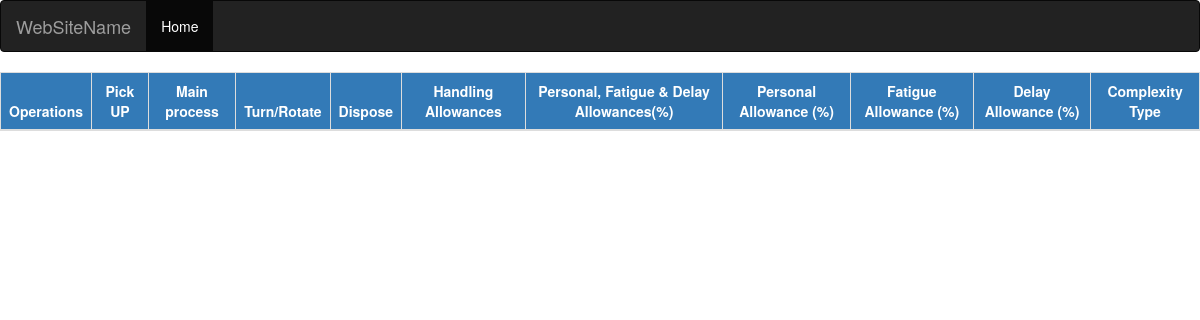
/dash_smv/, run on an earlier commit of the app's database.
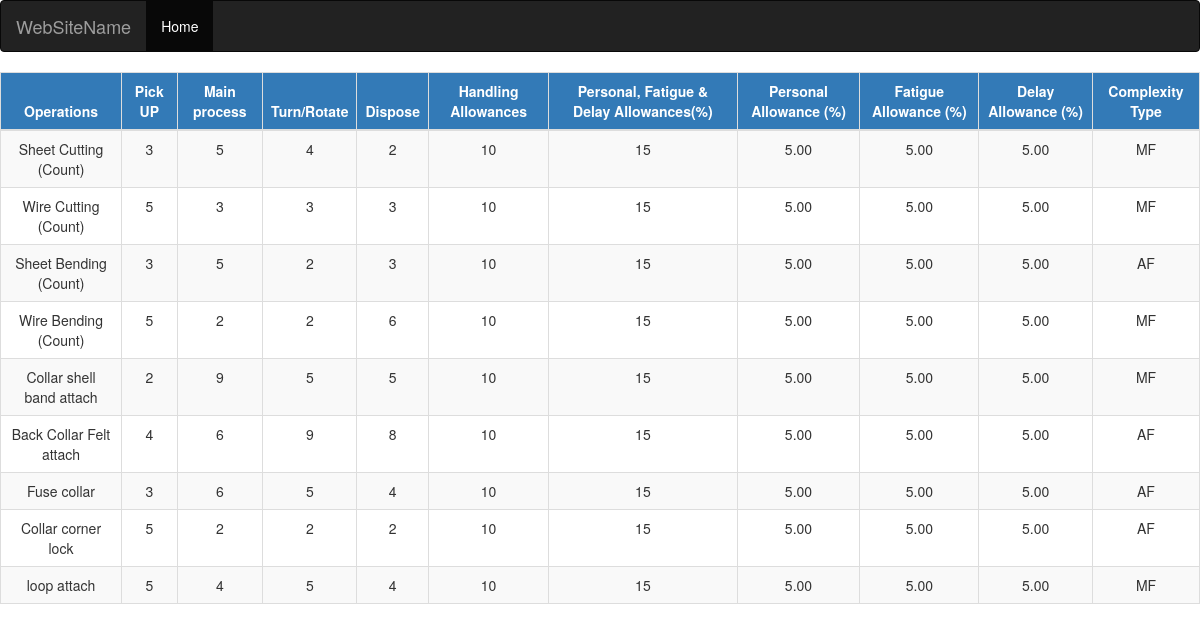
And on a later commit of the database.
### smv/models.py (models this page shows, shortened)
class SMV(models.Model):
    complexity_Factor = models.ForeignKey(Complexity_factor,on_delete=models.CASCADE,default='MF')
    complexity=models.ForeignKey(Complexity,on_delete=models.CASCADE)
    operation=models.CharField(max_length=30)
    s_P_I=models.ForeignKey(SPI,on_delete=models.CASCADE,default=12)
    stitch_Length=models.ForeignKey(Stitch_Length,on_delete=models.CASCADE,default=20)
    machine=models.CharField(max_length=25)
    automation=models.CharField(max_length=20,choices=ch,default='UBT')
    work_Aid=models.CharField(max_length=50,default='BINDER')
    pick_in_sec=models.IntegerField()
    pick_in_frequency=models.IntegerField(default=1)
    main_Process_in_sec=models.IntegerField()
    main_Process_in_frequency=models.IntegerField(default=1)
    turn_in_sec=models.IntegerField()
    turn_in_frequency=models.IntegerField(default=1)
    dispose_in_sec=models.IntegerField()
    dispose_in_frequency=models.IntegerField(default=1)
    personal_Allowance=models.DecimalField(max_digits=4,decimal_places=2,default=5)
    fatigue_Allowance=models.DecimalField(max_digits=4,decimal_places=2,default=5)
    delay_Allowance=models.DecimalField(max_digits=4,decimal_places=2,default=5)

class Complexity_factor(models.Model):
    complx_fact=models.CharField(max_length=2,choices=cho,default='MF')
    def __str__(self):
        return str(self.complx_fact)

### smv/views.py (the view)
# urls.py: path('dash_smv/',views.dashsmv,name='dash_smv'),
def dashsmv(request):
    a=SMV.objects.all()
    return render(request,'smv/dash_smv.html',{'a':a})

### smv/templates/smv/dash_smv.html
{% extends 'smv/base.html' %}
{% load mathfilters %}
{% block body %}
    <table class="table table-bordered table-striped table-hover table-responsive" >
<thead class="thead-dark">
<tr  class="btn-primary"><th style="text-align: center;">Operations</th >
    <th style="text-align: center;">Pick UP</th><th style="text-align: center;">Main process</th>
    <th style="text-align: center;">Turn/Rotate</th><th style="text-align: center;">Dispose</th>
    <th style="text-align: center;">Handling Allowances</th><th style="text-align: center;">Personal, Fatigue & Delay Allowances(%)</th>
    <th style="text-align: center;">Personal Allowance (%)</th><th style="text-align: center;">Fatigue Allowance (%)</th>
    <th style="text-align: center;"> Delay Allowance (%) </th><th style="text-align: center;">Complexity Type</th>
    </tr></thead>
   {% for m in a %}
       <tr style="text-align: center">
<td >{{ m.operation}}</td>
       <td>{{ m.pick_in_sec }}</td>
       <td>{{ m.main_Process_in_sec }}</td>
       <td>{{ m.turn_in_sec }}</td>
       <td>{{ m.dispose_in_sec }}</td>
       <td>10</td>
       <td>{{ m.personal_Allowance|add:m.fatigue_Allowance|add:m.delay_Allowance }}</td>
       <td>{{ m.personal_Allowance }}</td>
       <td>{{ m.fatigue_Allowance }}</td>
       <td>{{ m.delay_Allowance }}</td>
       <td>{{ m.complexity_Factor }}</td>
       </tr>
{% endfor %}
</table>
    <br>
    <br>
    <br>
{% endblock %}

What changed in the data, as far as the page shows it:
added SMV: operation "Sheet Cutting (Count)", pick_in_sec "3", main_Process_in_sec "5", turn_in_sec "4", dispose_in_sec "2", personal_Allowance|add "15", personal_Allowance "5.00", fatigue_Allowance "5.00", delay_Allowance "5.00", complexity_Factor "MF"
added SMV: operation "Wire Cutting (Count)", pick_in_sec "5", main_Process_in_sec "3", turn_in_sec "3", dispose_in_sec "3", personal_Allowance|add "15", personal_Allowance "5.00", fatigue_Allowance "5.00", delay_Allowance "5.00", complexity_Factor "MF"
added SMV: operation "Sheet Bending (Count)", pick_in_sec "3", main_Process_in_sec "5", turn_in_sec "2", dispose_in_sec "3", personal_Allowance|add "15", personal_Allowance "5.00", fatigue_Allowance "5.00", delay_Allowance "5.00", complexity_Factor "AF"
added SMV: operation "Wire Bending (Count)", pick_in_sec "5", main_Process_in_sec "2", turn_in_sec "2", dispose_in_sec "6", personal_Allowance|add "15", personal_Allowance "5.00", fatigue_Allowance "5.00", delay_Allowance "5.00", complexity_Factor "MF"
added SMV: operation "Collar shell band attach", pick_in_sec "2", main_Process_in_sec "9", turn_in_sec "5", dispose_in_sec "5", personal_Allowance|add "15", personal_Allowance "5.00", fatigue_Allowance "5.00", delay_Allowance "5.00", complexity_Factor "MF"
added SMV: operation "Back Collar Felt attach", pick_in_sec "4", main_Process_in_sec "6", turn_in_sec "9", dispose_in_sec "8", personal_Allowance|add "15", personal_Allowance "5.00", fatigue_Allowance "5.00", delay_Allowance "5.00", complexity_Factor "AF"
added SMV: operation "Fuse collar", pick_in_sec "3", main_Process_in_sec "6", turn_in_sec "5", dispose_in_sec "4", personal_Allowance|add "15", personal_Allowance "5.00", fatigue_Allowance "5.00", delay_Allowance "5.00", complexity_Factor "AF"
added SMV: operation "Collar corner lock", pick_in_sec "5", main_Process_in_sec "2", turn_in_sec "2", dispose_in_sec "2", personal_Allowance|add "15", personal_Allowance "5.00", fatigue_Allowance "5.00", delay_Allowance "5.00", complexity_Factor "AF"
added SMV: operation "loop attach", pick_in_sec "5", main_Process_in_sec "4", turn_in_sec "5", dispose_in_sec "4", personal_Allowance|add "15", personal_Allowance "5.00", fatigue_Allowance "5.00", delay_Allowance "5.00", complexity_Factor "MF"
